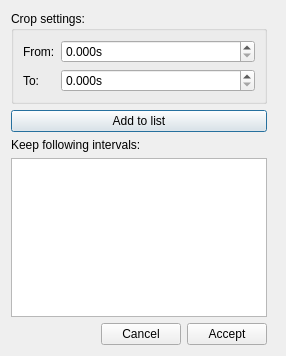
<?xml version="1.0" encoding="UTF-8"?>
<ui version="4.0">
 <class>cropDialog</class>
 <widget class="QDialog" name="cropDialog">
  <property name="geometry">
   <rect>
    <x>0</x>
    <y>0</y>
    <width>286</width>
    <height>356</height>
   </rect>
  </property>
  <property name="windowTitle">
   <string>Crop</string>
  </property>
  <layout class="QFormLayout" name="formLayout">
   <item row="0" column="0">
    <layout class="QVBoxLayout" name="verticalLayout">
     <item>
      <layout class="QGridLayout" name="gridLayout">
       <item row="1" column="0">
        <widget class="QPushButton" name="pushButtonAddToList">
         <property name="text">
          <string>Add to list</string>
         </property>
        </widget>
       </item>
       <item row="0" column="0">
        <widget class="QGroupBox" name="groupBoxCrop">
         <property name="title">
          <string>Crop settings:</string>
         </property>
         <layout class="QFormLayout" name="formLayout_2">
          <item row="1" column="0">
           <widget class="QLabel" name="labelFrom">
            <property name="text">
             <string>From:</string>
            </property>
           </widget>
          </item>
          <item row="2" column="0">
           <widget class="QLabel" name="labelTo">
            <property name="text">
             <string>To:</string>
            </property>
           </widget>
          </item>
          <item row="1" column="1">
           <widget class="QDoubleSpinBox" name="doubleSpinBoxFrom">
            <property name="suffix">
             <string>s</string>
            </property>
            <property name="decimals">
             <number>3</number>
            </property>
            <property name="maximum">
             <double>1000000.000000000000000</double>
            </property>
           </widget>
          </item>
          <item row="2" column="1">
           <widget class="QDoubleSpinBox" name="doubleSpinBoxTo">
            <property name="suffix">
             <string>s</string>
            </property>
            <property name="decimals">
             <number>3</number>
            </property>
            <property name="maximum">
             <double>1000000.000000000000000</double>
            </property>
           </widget>
          </item>
         </layout>
        </widget>
       </item>
       <item row="3" column="0">
        <widget class="QListWidget" name="listWidgetKeep"/>
       </item>
       <item row="2" column="0">
        <widget class="QLabel" name="labelKeep">
         <property name="text">
          <string>Keep following intervals:</string>
         </property>
        </widget>
       </item>
      </layout>
     </item>
     <item>
      <layout class="QHBoxLayout" name="horizontalLayout">
       <item>
        <spacer name="horizontalSpacer">
         <property name="orientation">
          <enum>Qt::Horizontal</enum>
         </property>
         <property name="sizeHint" stdset="0">
          <size>
           <width>40</width>
           <height>20</height>
          </size>
         </property>
        </spacer>
       </item>
       <item>
        <widget class="QPushButton" name="pushButtonCancel">
         <property name="text">
          <string>Cancel</string>
         </property>
        </widget>
       </item>
       <item>
        <widget class="QPushButton" name="pushButtonAccept">
         <property name="text">
          <string>Accept</string>
         </property>
        </widget>
       </item>
      </layout>
     </item>
    </layout>
   </item>
  </layout>
 </widget>
 <resources/>
 <connections>
  <connection>
   <sender>pushButtonCancel</sender>
   <signal>clicked()</signal>
   <receiver>cropDialog</receiver>
   <slot>reject()</slot>
   <hints>
    <hint type="sourcelabel">
     <x>293</x>
     <y>155</y>
    </hint>
    <hint type="destinationlabel">
     <x>18</x>
     <y>131</y>
    </hint>
   </hints>
  </connection>
  <connection>
   <sender>pushButtonAccept</sender>
   <signal>clicked()</signal>
   <receiver>cropDialog</receiver>
   <slot>accept()</slot>
   <hints>
    <hint type="sourcelabel">
     <x>384</x>
     <y>155</y>
    </hint>
    <hint type="destinationlabel">
     <x>47</x>
     <y>149</y>
    </hint>
   </hints>
  </connection>
 </connections>
</ui>
